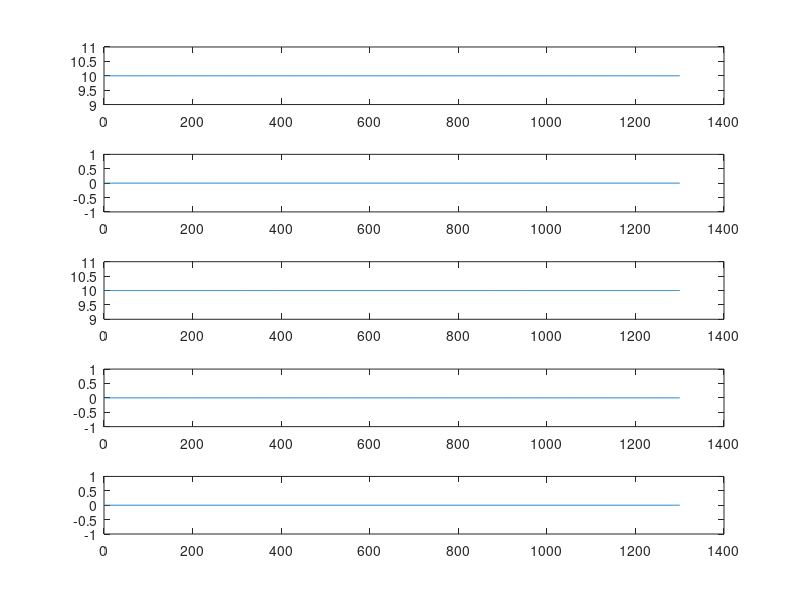

MATLAB code to generate this figure:
function e = simpleClosedLoop(varargin)
%%
%
%
%
%%

%% Defaults
t_default = 0:1300;
speed_default = 10*ones(size(t_default));
coh_default = [60*ones(1,401), 100*ones(1,300), 20*ones(1,300), 60*ones(1,300)];

%% Parse inputs
Parser = inputParser;

addParameter(Parser,'t',t_default)
addParameter(Parser,'speed',speed_default)
addParameter(Parser,'coh',coh_default)
addParameter(Parser,'tau',40)
addParameter(Parser,'tauG',20)
addParameter(Parser,'e0',0)
addParameter(Parser,'G0',[0; 0])
addParameter(Parser,'lag',80)
addParameter(Parser,'W',[-1 0; 0 -1])
addParameter(Parser,'betas',[0,0])
addParameter(Parser,'alphas',[0 0])
addParameter(Parser,'plotFlg',true)

parse(Parser,varargin{:})

t = Parser.Results.t;
speed = Parser.Results.speed;
coh = Parser.Results.coh;
tau = Parser.Results.tau;
tauG = Parser.Results.tauG;
e0 = Parser.Results.e0;
G0 = Parser.Results.G0;
lag = Parser.Results.lag;
W = Parser.Results.W;
betas = Parser.Results.betas;
alphas = Parser.Results.alphas;
plotFlg = Parser.Results.plotFlg;

%% Eye speed dynamics
speed_obs = speed;% + randn(size(speed))./coh*10;
s = nan(size(speed));
e = nan(size(speed));
de = nan(size(speed));
G = nan(2,size(speed,2));
dG = nan(2,size(speed,2));
% G1 = nan(size(speed));
% G2 = nan(size(speed));
% dG1 = nan(size(speed));
% dG2 = nan(size(speed));
for ti = 1:length(t)
    if ti == 1
        G(:,ti) = G0;
%         G1(ti) = 0; 
%         G2(ti) = 0;
        s(ti) = speed_obs(ti);
        e(ti) = e0;
    elseif ti <= lag
        dG(:,ti) = [0; 0];
%         dG1(ti) = 0; 
        G(:,ti) = G(:,ti-1) + dG(:,ti)/tauG;
%         G1(ti) = G1(ti-1) + dG1(ti)/tauG;
%         dG2(ti) = 0;
%         G2(ti) = G2(ti-1) + dG2(ti)/tauG;
        s(ti) = speed_obs(ti);
        de(ti) = 0;
        e(ti) = 0;
    else
%         dG1(ti) = g1function(speed(ti-lag),coh(ti-lag),G1(ti-1),betas(1),G2(ti-1),alphas(1)); 
%         G1(ti) = G1(ti-1) + dG1(ti)/tauG;
%         dG2(ti) = g2function(e(ti-1),coh(ti-lag),G2(ti-1),betas(2),G1(ti-1),alphas(2));
%         G2(ti) = G2(ti-1) + dG2(ti)/tauG;
        s(ti) = speed_obs(ti-lag) - e(ti-1);
%         de(ti) = G1(ti)*s(ti);
%         e(ti) = G1(ti)*e(ti-1) + de(ti)/tau;
        dG(:,ti) = W*G(:,ti-1) + [betas(1)./(1 + exp(-0.05*(coh(ti-lag)-50))); betas(2)./(1 + exp(-0.05*(coh(ti-lag)+10)))];
        G(:,ti) = G(:,ti-1) + dG(:,ti)/tauG;
%         dG1(ti) = -alphas(1)*G1(ti-1) + 1./(1 + exp(-0.05*(coh(ti-lag)-50))) - alphas(2)*G2(ti-1);
%         G1(ti) = G1(ti-1) + dG1(ti)/tauG;
%         dG2(ti) = -alphas(1)*G2(ti-1) + 1./(1 + exp(-0.05*(coh(ti-lag)-0))) - alphas(2)*G1(ti-1);
%         G2(ti) = G2(ti-1) + dG2(ti)/tauG;
        de(ti) = (G(2,ti)-1)*e(ti-1) + G(1,ti)*s(ti);
        e(ti) = e(ti-1) + de(ti)/tau;
    end
end

%% Plotting
if plotFlg
    figure
    subplot(5,1,1)
    plot(t,speed_obs)
    
    subplot(5,1,2)
    plot(t,e)
    
    subplot(5,1,3)
    plot(t,s)
    
    subplot(5,1,4)
    plot(t,G(1,:))
    
    subplot(5,1,5)
    plot(t,G(2,:))
end
%% Functions

%%
function dG1 = g1function(speed,coh,G1,beta,G2,alpha)
dG1 = -G1 + ((1-beta)*log(coh)/log(100) + beta*speed/10) - alpha*G2;
% dG1 = -G1 + 1./(1 + exp(-0.05*(coh-50)));

%%
function dG2 = g2function(e,coh,G2,beta,G1,alpha)
dG2 = -G2 + (1-beta)*log(coh)/log(100) + beta*sqrt(abs(e))/sqrt(10) - alpha*G1;